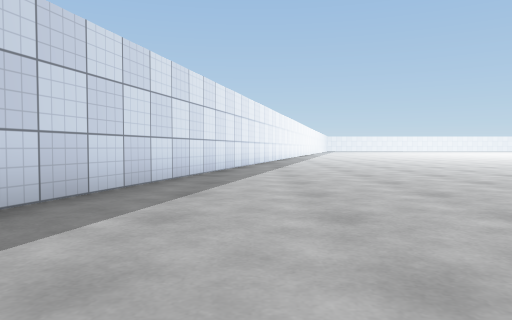
[1] (above)

18 first-person views from a walk through a scene from a Unity 3-D project. The camera is 0.55 m above the floor, tilts 2° down and sees 70° across. The floor is counted in squares, 1 m on a side. Each view is taken from the middle of a square. On the plan, view 1 faces up. The plan holds only what a view shows up to about 9 squares ahead; the rest is blank. The place goes on beyond the plan. Surface patterns are stand-ins for the level's own textures.

[2]
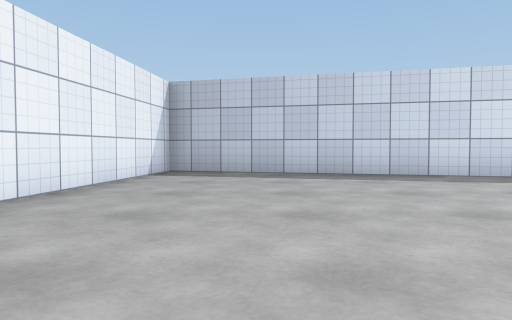

[3]
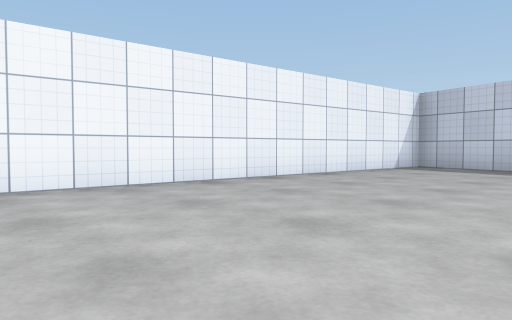

[4]
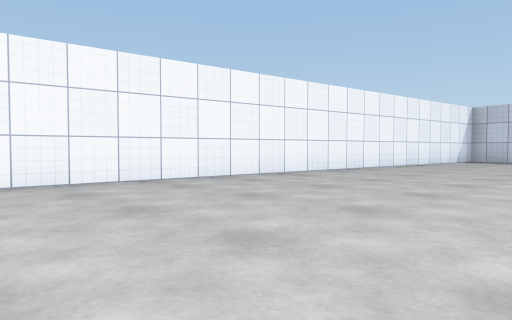

[5]
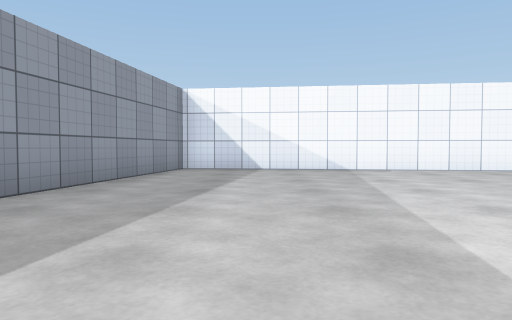

[6]
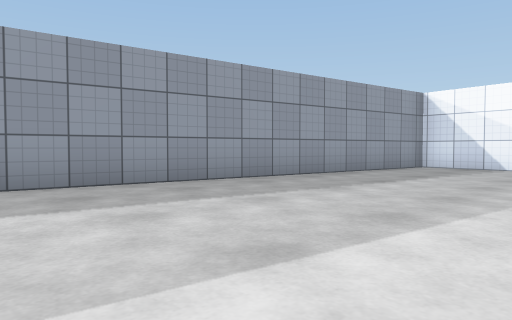

[7]
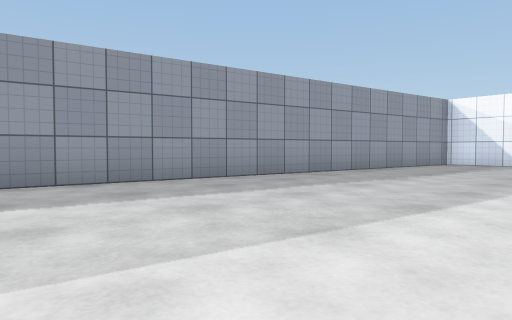

[8]
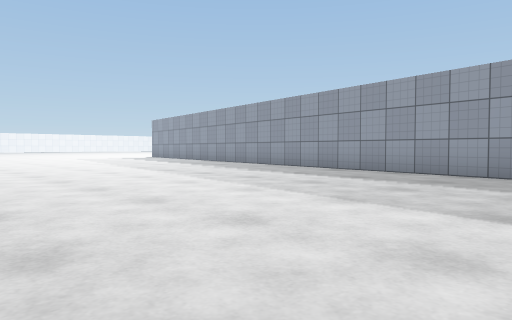

[9]
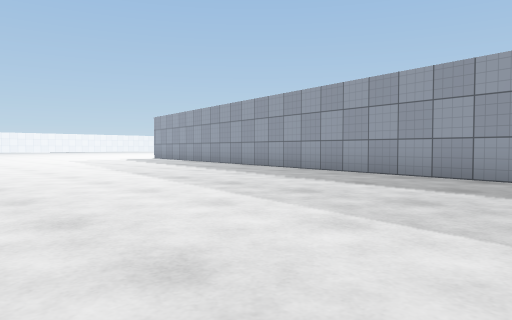

[10]
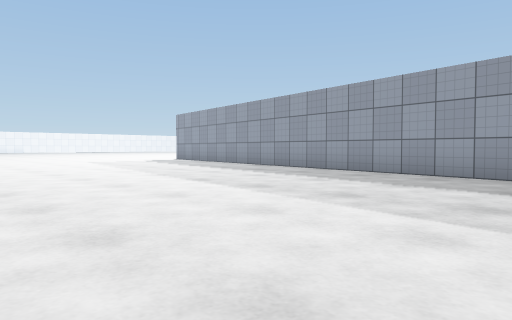

[11]
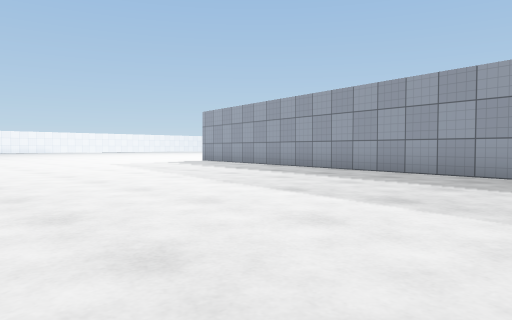

[12]
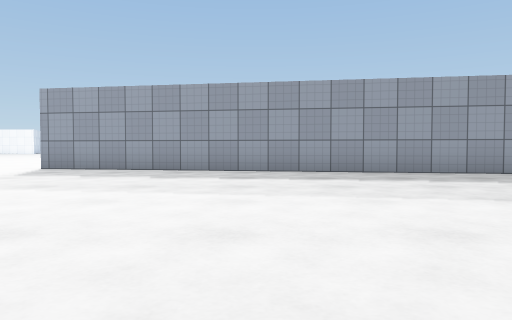

[13]
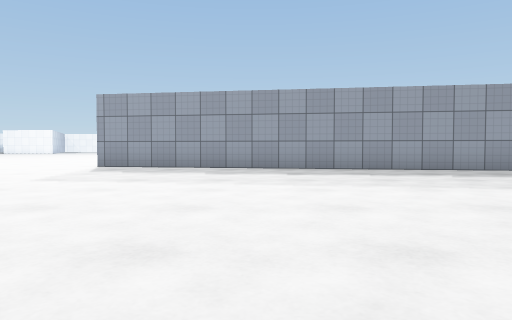

[14]
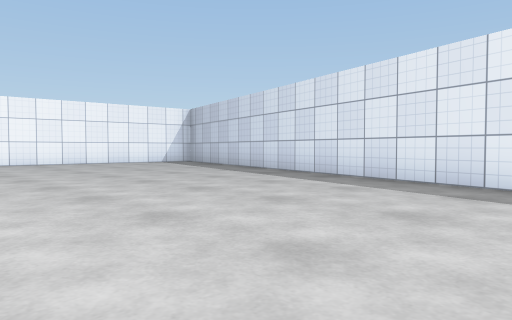

[15]
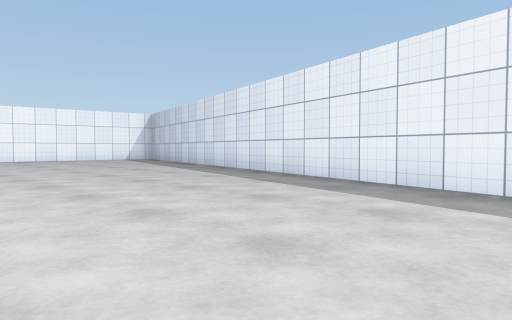

[16]
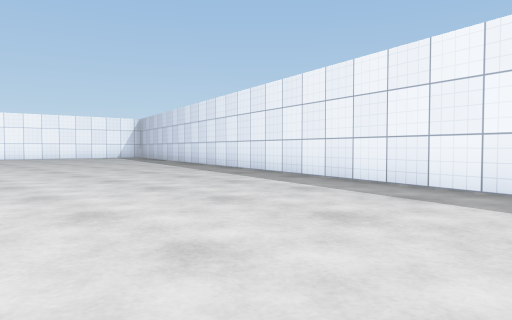

[17]
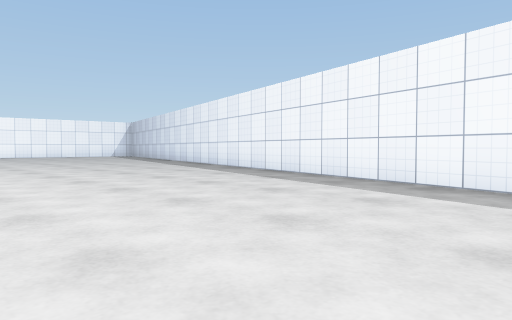

[18]
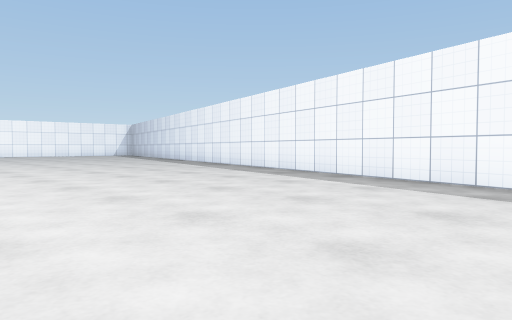

### Floor plan
Points are (right, up) in squares from view 1. A wall is a line through its corners. A room is listed if a view was taken in it or the views show most of it. See-through windows are left out.
Room 1 (views 1, 2, 3, 4, 5, 6, 7, 8, 9, 10, 11, 12, 13, 14, 15, 16, 17, 18)
walls: (2.3, 21) (-3.3, -1) (14.7, -3.2); (15.9, -3.1) (20, 21.8)

Where each view was taken, in squares from view 1:
view 1: 0 up, 0 right, facing up
view 2: 1 up, 5 right, facing left
view 3: 3 up, 7 right, facing down-left
view 4: 3 up, 12 right, facing down-left
view 5: 6 up, 14 right, facing down
view 6: 7 up, 12 right, facing down-right
view 7: 9 up, 12 right, facing down-right
view 8: 5 up, 10 right, facing up-right
view 9: 7 up, 11 right, facing up-right
view 10: 9 up, 11 right, facing up-right
view 11: 11 up, 11 right, facing up-right
view 12: 18 up, 11 right, facing right
view 13: 19 up, 10 right, facing right
view 14: 11 up, 5 right, facing down-left
view 15: 14 up, 5 right, facing down-left
view 16: 17 up, 6 right, facing down-left
view 17: 20 up, 7 right, facing down-left
view 18: 22 up, 8 right, facing down-left
